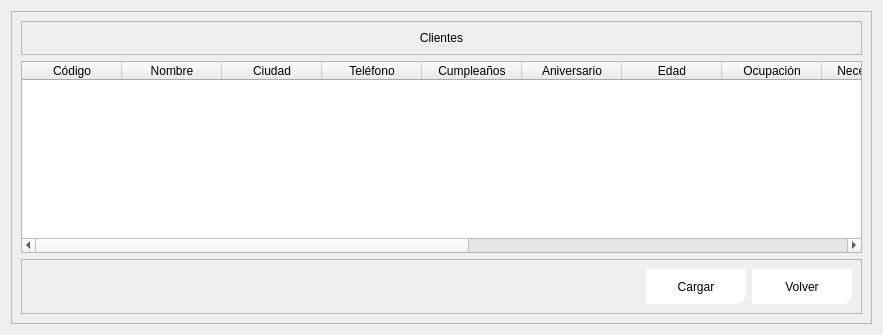
               <widget class="QWidget" name="page_bd_clientes">
                <layout class="QVBoxLayout" name="verticalLayout_21">
                 <item>
                  <widget class="QFrame" name="frame_86">
                   <property name="minimumSize">
                    <size>
                     <width>500</width>
                     <height>0</height>
                    </size>
                   </property>
                   <property name="maximumSize">
                    <size>
                     <width>1500</width>
                     <height>16777215</height>
                    </size>
                   </property>
                   <property name="frameShape">
                    <enum>QFrame::StyledPanel</enum>
                   </property>
                   <property name="frameShadow">
                    <enum>QFrame::Raised</enum>
                   </property>
                   <layout class="QVBoxLayout" name="verticalLayout_32">
                    <item>
                     <widget class="QFrame" name="frame_38">
                      <property name="frameShape">
                       <enum>QFrame::StyledPanel</enum>
                      </property>
                      <property name="frameShadow">
                       <enum>QFrame::Raised</enum>
                      </property>
                      <layout class="QVBoxLayout" name="verticalLayout_20">
                       <item>
                        <widget class="QLabel" name="label_144">
                         <property name="styleSheet">
                          <string notr="true">font: 75 12pt &quot;Open Sans Semibold&quot;</string>
                         </property>
                         <property name="text">
                          <string>Clientes</string>
                         </property>
                         <property name="alignment">
                          <set>Qt::AlignCenter</set>
                         </property>
                        </widget>
                       </item>
                      </layout>
                     </widget>
                    </item>
                    <item>
                     <widget class="QTableWidget" name="tablewidgetclientes">
                      <column>
                       <property name="text">
                        <string>Código</string>
                       </property>
                      </column>
                      <column>
                       <property name="text">
                        <string>Nombre</string>
                       </property>
                      </column>
                      <column>
                       <property name="text">
                        <string>Ciudad</string>
                       </property>
                      </column>
                      <column>
                       <property name="text">
                        <string>Teléfono</string>
                       </property>
                      </column>
                      <column>
                       <property name="text">
                        <string>Cumpleaños</string>
                       </property>
                      </column>
                      <column>
                       <property name="text">
                        <string>Aniversario</string>
                       </property>
                      </column>
                      <column>
                       <property name="text">
                        <string>Edad</string>
                       </property>
                      </column>
                      <column>
                       <property name="text">
                        <string>Ocupación</string>
                       </property>
                      </column>
                      <column>
                       <property name="text">
                        <string>Necesidades</string>
                       </property>
                      </column>
                      <column>
                       <property name="text">
                        <string>Humectación</string>
                       </property>
                      </column>
                      <column>
                       <property name="text">
                        <string>Otras necesidades</string>
                       </property>
                      </column>
                      <column>
                       <property name="text">
                        <string>Área de ojos</string>
                       </property>
                      </column>
                      <column>
                       <property name="text">
                        <string>Área de labios</string>
                       </property>
                      </column>
                      <column>
                       <property name="text">
                        <string>Acabado, tipo y tono de base</string>
                       </property>
                      </column>
                      <column>
                       <property name="text">
                        <string>Look</string>
                       </property>
                      </column>
                     </widget>
                    </item>
                    <item>
                     <widget class="QFrame" name="frame_89">
                      <property name="minimumSize">
                       <size>
                        <width>0</width>
                        <height>50</height>
                       </size>
                      </property>
                      <property name="frameShape">
                       <enum>QFrame::StyledPanel</enum>
                      </property>
                      <property name="frameShadow">
                       <enum>QFrame::Raised</enum>
                      </property>
                      <layout class="QHBoxLayout" name="horizontalLayout_25">
                       <item>
                        <spacer name="horizontalSpacer_3">
                         <property name="orientation">
                          <enum>Qt::Horizontal</enum>
                         </property>
                         <property name="sizeHint" stdset="0">
                          <size>
                           <width>615</width>
                           <height>20</height>
                          </size>
                         </property>
                        </spacer>
                       </item>
                       <item>
                        <widget class="QPushButton" name="btn_load_clientes">
                         <property name="minimumSize">
                          <size>
                           <width>100</width>
                           <height>35</height>
                          </size>
                         </property>
                         <property name="styleSheet">
                          <string notr="true">vQFrame{
background-color: rgb(51, 157, 255);
}

QPushButton{
color: rgb(0, 0, 0);
	background-color: rgb(255, 255, 255);
border-bottom-right-radius:10px;
font: 75 8pt &quot;Open Sans Semibold&quot;
}

QPushButton:hover{
color: rgb(255, 255, 255);
	background-color: rgb(230, 135, 149);
border-bottom-right-radius:10px;
border-bottom-left-radius:10px;
border-top-right-radius:10px;
border-top-left-radius:10px;
font: 75 9pt  &quot;Open Sans Semibold&quot;
}</string>
                         </property>
                         <property name="text">
                          <string>Cargar</string>
                         </property>
                        </widget>
                       </item>
                       <item>
                        <widget class="QPushButton" name="btn_volver_clientes">
                         <property name="minimumSize">
                          <size>
                           <width>100</width>
                           <height>35</height>
                          </size>
                         </property>
                         <property name="styleSheet">
                          <string notr="true">vQFrame{
background-color: rgb(51, 157, 255);
}

QPushButton{
color: rgb(0, 0, 0);
	background-color: rgb(255, 255, 255);
border-bottom-right-radius:10px;
font: 75 8pt &quot;Open Sans Semibold&quot;
}

QPushButton:hover{
color: rgb(255, 255, 255);
	background-color: rgb(230, 135, 149);
border-bottom-right-radius:10px;
border-bottom-left-radius:10px;
border-top-right-radius:10px;
border-top-left-radius:10px;
font: 75 9pt  &quot;Open Sans Semibold&quot;
}</string>
                         </property>
                         <property name="text">
                          <string>Volver</string>
                         </property>
                        </widget>
                       </item>
                      </layout>
                     </widget>
                    </item>
                   </layout>
                  </widget>
                 </item>
                </layout>
               </widget>
